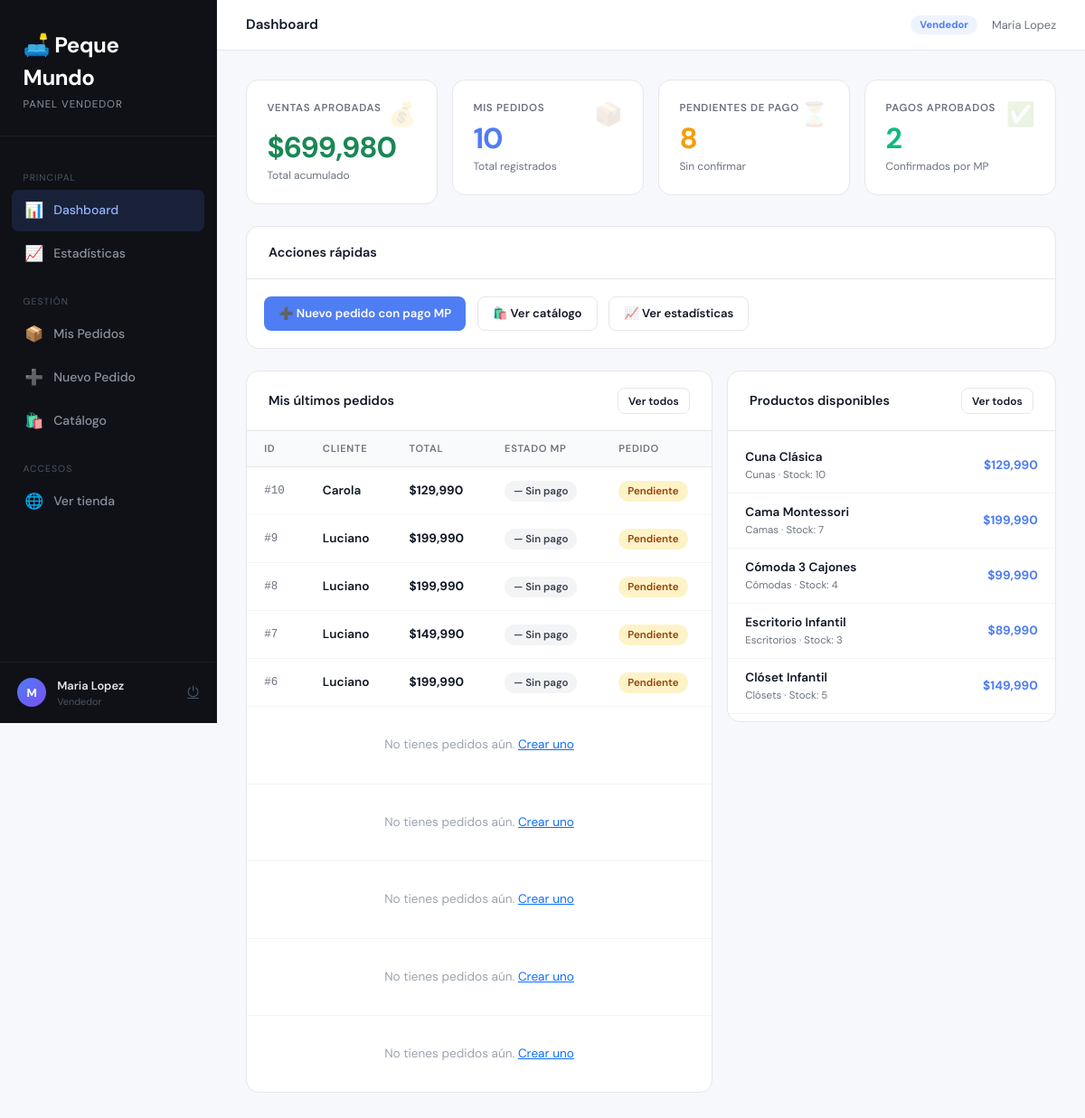
Screenshot of /vendedor (signed in) with the database file from the repository.
### pequemundo/app.py (models this page shows)
class Pedido(db.Model):
    id               = db.Column(db.Integer, primary_key=True)
    cliente          = db.Column(db.String(100), nullable=False)
    cliente_email    = db.Column(db.String(100), nullable=True)
    total            = db.Column(db.Float, nullable=False)
    estado           = db.Column(db.String(30), nullable=False, default='Pendiente')
    vendedor_id      = db.Column(db.Integer, db.ForeignKey('usuario.id'), nullable=True)
    mp_preference_id = db.Column(db.String(200), nullable=True)
    mp_payment_id    = db.Column(db.String(200), nullable=True)
    mp_status        = db.Column(db.String(50), nullable=True)
    items_json       = db.Column(db.Text, nullable=True)
    vendedor         = db.relationship('Usuario', backref='pedidos_vendedor', foreign_keys=[vendedor_id])

class Producto(db.Model):
    id        = db.Column(db.Integer, primary_key=True)
    nombre    = db.Column(db.String(100), nullable=False)
    descripcion = db.Column(db.String(300), nullable=False)
    imagen    = db.Column(db.String(255), nullable=False)
    categoria = db.Column(db.String(50), nullable=False)
    precio    = db.Column(db.Float, nullable=False)
    stock     = db.Column(db.Integer, nullable=False)
    estado    = db.Column(db.String(20), nullable=False)

### pequemundo/app.py (the view)
@app.route('/vendedor')
@requiere_vendedor
def vendedor_dashboard():
    vendedor_id    = session.get('usuario_id')
    mis_pedidos_v  = Pedido.query.filter_by(vendedor_id=vendedor_id).all()
    productos      = Producto.query.filter_by(estado='Activo').all()
    total_ventas   = sum(p.total for p in mis_pedidos_v if p.mp_status == 'approved')
    pedidos_pendientes = sum(1 for p in mis_pedidos_v if p.estado == 'Pendiente')
    pedidos_pagados    = sum(1 for p in mis_pedidos_v if p.mp_status == 'approved')
    return render_template('vendedor_dashboard.html',
                           mis_pedidos=mis_pedidos_v,
                           productos=productos,
                           total_ventas=total_ventas,
                           pedidos_pendientes=pedidos_pendientes,
                           pedidos_pagados=pedidos_pagados)

### pequemundo/app.py (called while the page is built)
def requiere_vendedor(f):
    @wraps(f)
    def decorado(*args, **kwargs):
        if session.get('rol') not in ('Vendedor', 'Admin'):
            flash('Debes iniciar sesión como vendedor.', 'danger')
            return redirect(url_for('login'))
        return f(*args, **kwargs)
    return decorado

### pequemundo/templates/vendedor_dashboard.html (shortened to what this page needs)
{% extends "vendedor_base.html" %}
{% block topbar_titulo %}Dashboard{% endblock %}
{% block contenido %}
<div class="row g-3 mb-4">
  <div class="col-md-3">
    <div class="v-stat">
      <span class="v-stat-icon">💰</span>
      <div class="v-stat-label">Ventas aprobadas</div>
      <div class="v-stat-value text-success">${{ "{:,.0f}".format(total_ventas) }}</div>
      <div class="v-stat-sub">Total acumulado</div>
    </div>
  </div>
  <div class="col-md-3">
    <div class="v-stat">
      <span class="v-stat-icon">📦</span>
      <div class="v-stat-label">Mis pedidos</div>
      <div class="v-stat-value" style="color:#4f7df3;">{{ mis_pedidos|length }}</div>
      <div class="v-stat-sub">Total registrados</div>
    </div>
  </div>
  <div class="col-md-3">
    <div class="v-stat">
      <span class="v-stat-icon">⏳</span>
      <div class="v-stat-label">Pendientes de pago</div>
      <div class="v-stat-value" style="color:#f59e0b;">{{ pedidos_pendientes }}</div>
      <div class="v-stat-sub">Sin confirmar</div>
    </div>
  </div>
  <div class="col-md-3">
    <div class="v-stat">
      <span class="v-stat-icon">✅</span>
      <div class="v-stat-label">Pagos aprobados</div>
      <div class="v-stat-value" style="color:#10b981;">{{ pedidos_pagados }}</div>
      <div class="v-stat-sub">Confirmados por MP</div>
    </div>
  </div>
</div>
<div class="row g-3 mb-4">
  <div class="col-12">
    <div class="v-card">
      <div class="v-card-header">
        <span class="v-card-title">Acciones rápidas</span>
      </div>
      <div style="padding:1.2rem;display:flex;gap:0.8rem;flex-wrap:wrap;">
        <a href="{{ url_for('vendedor_crear_pedido') }}" class="v-btn v-btn-primary">
          ➕ Nuevo pedido con pago MP
        </a>
        <a href="{{ url_for('vendedor_catalogo') }}" class="v-btn v-btn-outline">
          🛍️ Ver catálogo
        </a>
        <a href="{{ url_for('vendedor_estadisticas') }}" class="v-btn v-btn-outline">
          📈 Ver estadísticas
        </a>
      </div>
    </div>
  </div>
</div>
<div class="row g-3">
  <div class="col-lg-7">
    <div class="v-card">
      <div class="v-card-header">
        <span class="v-card-title">Mis últimos pedidos</span>
        <a href="{{ url_for('vendedor_pedidos') }}" class="v-btn v-btn-outline v-btn-sm">Ver todos</a>
      </div>
      <table class="v-table">
        <thead>
          <tr>
            <th>ID</th>
            <th>Cliente</th>
            <th>Total</th>
            <th>Estado MP</th>
            <th>Pedido</th>
          </tr>
        </thead>
        <tbody>
          {% for p in mis_pedidos|list|reverse|list %}{% if loop.index <= 5 %}
          <tr>
            <td style="font-family:monospace;font-size:0.78rem;color:#6b7280;">#{{ p.id }}</td>
            <td style="font-weight:600;">{{ p.cliente }}</td>
            <td style="font-weight:700;">${{ "{:,.0f}".format(p.total) }}</td>
            <td>
              {% if p.mp_status == 'approved' %}
                <span class="v-badge v-badge-success">✅ Aprobado</span>
              {% elif p.mp_status == 'rejected' %}
                <span class="v-badge v-badge-danger">❌ Rechazado</span>
              {% elif p.mp_status == 'pending' %}
                <span class="v-badge v-badge-warning">⏳ Pendiente</span>
              {% else %}
                <span class="v-badge v-badge-gray">— Sin pago</span>
              {% endif %}
            </td>
            <td>
              {% if p.estado == 'Pagado' %}
                <span class="v-badge v-badge-success">Pagado</span>
              {% elif p.estado == 'Pendiente' %}
                <span class="v-badge v-badge-warning">Pendiente</span>
              {% else %}
                <span class="v-badge v-badge-gray">{{ p.estado }}</span>
              {% endif %}
            </td>
          </tr>
          {% else %}
          <tr><td colspan="5" style="text-align:center;color:#9ca3af;padding:2rem;">No tienes pedidos aún. <a href="{{ url_for('vendedor_crear_pedido') }}">Crear uno</a></td></tr>
          {% endif %}{% endfor %}
        </tbody>
      </table>
    </div>
  </div>
  <div class="col-lg-5">
    <div class="v-card">
      <div class="v-card-header">
        <span class="v-card-title">Productos disponibles</span>
        <a href="{{ url_for('vendedor_catalogo') }}" class="v-btn v-btn-outline v-btn-sm">Ver todos</a>
      </div>
      <div style="padding:0.5rem 0;">
        {% for p in productos[:6] %}
        <div style="display:flex;align-items:center;gap:0.8rem;padding:0.7rem 1.2rem;border-bottom:1px solid #f3f4f6;">
          <div style="flex:1;min-width:0;">
            <div style="font-weight:600;font-size:0.85rem;white-space:nowrap;overflow:hidden;text-overflow:ellipsis;">{{ p.nombre }}</div>
            <div style="font-size:0.72rem;color:#6b7280;">{{ p.categoria }} · Stock: {{ p.stock }}</div>
          </div>
          <div style="font-weight:700;color:#4f7df3;font-size:0.85rem;white-space:nowrap;">${{ "{:,.0f}".format(p.precio) }}</div>
        </div>
        {% else %}
        <div style="text-align:center;padding:2rem;color:#9ca3af;">Sin productos activos</div>
        {% endfor %}
      </div>
    </div>
  </div>
</div>
{% endblock %}

### pequemundo/templates/vendedor_base.html (shortened to what this page needs)
<!DOCTYPE html>
<html lang="es">
<head>
  <link href="https://cdn.jsdelivr.net/npm/bootstrap@5.3.3/dist/css/bootstrap.min.css" rel="stylesheet">
</head>
<body>
<aside class="v-sidebar">
  <div class="v-sidebar-brand">
    <div class="brand-logo">🛋️ Peque Mundo</div>
    <div class="brand-sub">Panel Vendedor</div>
  </div>
  <nav class="v-sidebar-nav">
    <div class="v-nav-section">Principal</div>
    <a href="{{ url_for('vendedor_dashboard') }}"
       class="v-nav-link {% if request.endpoint == 'vendedor_dashboard' %}active{% endif %}">
      <span class="nav-icon">📊</span> Dashboard
    </a>
    <a href="{{ url_for('vendedor_estadisticas') }}"
       class="v-nav-link {% if request.endpoint == 'vendedor_estadisticas' %}active{% endif %}">
      <span class="nav-icon">📈</span> Estadísticas
    </a>
    <div class="v-nav-section">Gestión</div>
    <a href="{{ url_for('vendedor_pedidos') }}"
       class="v-nav-link {% if request.endpoint == 'vendedor_pedidos' %}active{% endif %}">
      <span class="nav-icon">📦</span> Mis Pedidos
    </a>
    <a href="{{ url_for('vendedor_crear_pedido') }}"
       class="v-nav-link {% if request.endpoint == 'vendedor_crear_pedido' %}active{% endif %}">
      <span class="nav-icon">➕</span> Nuevo Pedido
    </a>
    <a href="{{ url_for('vendedor_catalogo') }}"
       class="v-nav-link {% if request.endpoint == 'vendedor_catalogo' %}active{% endif %}">
      <span class="nav-icon">🛍️</span> Catálogo
    </a>
    <div class="v-nav-section">Accesos</div>
    <a href="{{ url_for('inicio') }}" class="v-nav-link">
      <span class="nav-icon">🌐</span> Ver tienda
    </a>
  </nav>
  <div class="v-sidebar-footer">
    <div class="v-user-chip">
      <div class="v-user-avatar">{{ session.get('usuario', 'V')[0] }}</div>
      <div>
        <div class="v-user-name">{{ session.get('usuario', 'Vendedor') }}</div>
        <div class="v-user-role">{{ session.get('rol', 'Vendedor') }}</div>
      </div>
      <a href="{{ url_for('cerrar_sesion') }}" class="v-logout-btn" title="Cerrar sesión">⏻</a>
    </div>
  </div>
</aside>
<div class="v-main">
  <div class="v-topbar">
    <span class="v-topbar-title">{% block topbar_titulo %}Panel Vendedor{% endblock %}</span>
    <div class="v-topbar-right">
      <span class="v-role-badge">{{ session.get('rol', 'Vendedor') }}</span>
      <span>{{ session.get('usuario', '') }}</span>
    </div>
  </div>
  <div class="v-content">
    {% block contenido %}{% endblock %}
  </div>
</div>
</body>
</html>

### rows the page displays
Pedido: get "Maria Lopez"
Pedido: id "10", cliente "Carola", total "129,990", shows "— Sin pago", estado "Pendiente"
Pedido: id "9", cliente "Luciano", total "199,990", shows "— Sin pago", estado "Pendiente"
Pedido: id "8", cliente "Luciano", total "199,990", shows "— Sin pago", estado "Pendiente"
Pedido: id "7", cliente "Luciano", total "149,990", shows "— Sin pago", estado "Pendiente"
Pedido: id "6", cliente "Luciano", total "199,990", shows "— Sin pago", estado "Pendiente"
Producto: nombre "Cuna Clásica", categoria "Cunas", stock "10", precio "129,990"
Producto: nombre "Cama Montessori", categoria "Camas", stock "7", precio "199,990"
Producto: nombre "Cómoda 3 Cajones", categoria "Cómodas", stock "4", precio "99,990"
Producto: nombre "Escritorio Infantil", categoria "Escritorios", stock "3", precio "89,990"
Producto: nombre "Clóset Infantil", categoria "Clósets", stock "5", precio "149,990"

### other values shown
{{ session.get('usuario', 'V')[0] }} "M"
{{ session.get('rol', 'Vendedor') }} "Vendedor"
{{ "{:,.0f}".format(total_ventas) }} "699,980"
{{ mis_pedidos|length }} "10"
{{ pedidos_pendientes }} "8"
{{ pedidos_pagados }} "2"
